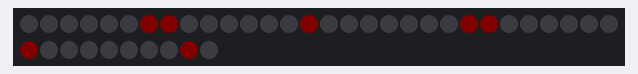
A sketch run on a simulated Arduino Uno, built with avr-gcc and run on an emulated ATmega328P. On the bench: 40 RGB LEDs in strip order, left to right, continuing on the next row. Dim RGB values are drawn brighter than linear.

Above: at 0.71 s.
At 1.52 s:
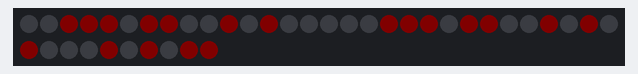
At 2.54 s:
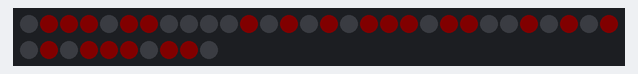
At 4.36 s:
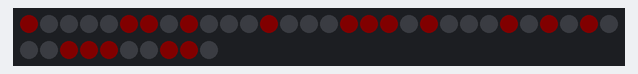
At 6.19 s:
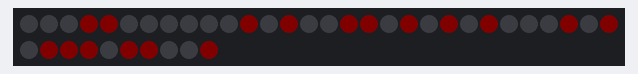
At 8.2 s:
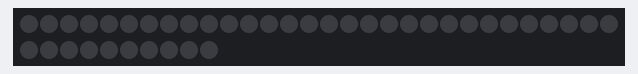

Measured:
- by itself, everything shown: repeats every 9.7 s, in 39 steps

The sketch:

moving_text.ino
```cpp
#include <Adafruit_NeoPixel.h>

// arduino pin
#define LED_PIN 6
// display dimentions in pixels: hight * width
#define HIGHT 5
#define WIDTH 8
// brightness from 0 (min) to 255 (max)
#define BRIGHTNESS 5

#define SHIFT 0

// defining LED strip, in this case NEO_GRB LEDs
Adafruit_NeoPixel strip = Adafruit_NeoPixel(HIGHT*WIDTH, LED_PIN, NEO_GRB+NEO_KHZ800);

int extended_matrix[HIGHT+10][WIDTH+6];
// int LED_matrix[HIGHT][WIDTH];
int l_A[15] = {1,1,1,1,1,0,0,1,0,1,1,1,1,1,1};
int l_a[15] = {1,1,1,0,1,1,0,1,0,1,1,1,1,1,1};
int l_B[15] = {1,1,1,1,1,1,0,1,0,1,0,1,0,1,0};
int l_b[15] = {1,1,1,1,1,1,0,1,0,0,1,1,1,0,0};
int l_C[15] = {0,1,1,1,0,1,0,0,0,1,1,0,0,0,1};
int l_c[15] = {1,1,1,0,0,1,0,1,0,0,1,0,1,0,0};
int l_D[15] = {1,1,1,1,1,1,0,0,0,1,0,1,1,1,0};
int l_d[15] = {1,1,1,0,0,1,0,1,0,0,1,1,1,1,1};
int l_O[15] = {1,1,1,1,1,1,0,0,0,1,1,1,1,1,1};
int l_N[15] = {1,1,1,1,1,0,0,0,0,1,1,1,1,1,1};

void drowing_character(int* table, int row, int column, uint32_t color){
  if(row<=-5 || row>=(HIGHT-1)+5 || column <=-3 || column >=(WIDTH-1)+3){
    return 0;
  } else {
    uint32_t display;
    for(int i=0; i<=14;i++){
      if(table[i]==1){
        display = color;
      } else {
        display = strip.Color(0,0,0);
      }
        strip.setPixelColor(extended_matrix[(i%5)+5+row][((int)i/5)+3+column], display);
    }
  }
  // strip.show();
}

void shining_column(int column,uint32_t color){
  for(int i=0; i<=4; i++){
    strip.setPixelColor(extended_matrix[i][column], color);
  }
}


void setup()
{
  // Serial.begin(9600);
	strip.begin();
  strip.show();
  strip.setBrightness(BRIGHTNESS);
  // display matrix
  for(int i=-5; i<=(HIGHT-1)+5; i++){
    for(int j=-3; j<=(WIDTH-1)+3; j++){
      if(i>=0 && i<=(HIGHT-1) && j>=0 && j<=(WIDTH-1)){
        extended_matrix[i+5][j+3]={j+(((HIGHT-1)-i)*WIDTH)};
      } else {
        extended_matrix[i+5][j+3]=-1;
      }
    }
  }
  // for(int i=0; i<=(HIGHT-1); i++){
  //   for(int j=0; j<=(WIDTH-1); j++){
  //     LED_matrix[i][j]={(((HIGHT-1)-i)*WIDTH)+j};
  //   }
  // }
}

void ss(int* table,int column){
  drowing_character(table, SHIFT, column, strip.Color(255, 0, 0));
  // drowing_character(table, SHIFT, column, strip.Color(0, 0, 0));
}

void loop()
{
  for(int i=9; i>=-38;i--){
    ss(l_A,i);
    ss(l_a,i+4);
    ss(l_B, i+8);
    ss(l_b, i+12);
    ss(l_C, i+16);
    ss(l_c, i+20);
    ss(l_D, i+24);
    ss(l_d, i+28);
    strip.show();
    delay(200);
    strip.clear();
  }
}
```
